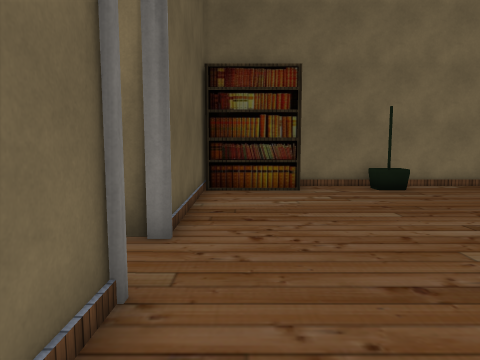
View 1 (above)

16 first-person views from a walk through a scene from a Unity 3-D project. The camera is 1.5 m above the floor, tilts 6° down and sees 70° across. The floor is counted in squares, 1 m on a side. Each view is taken from the middle of a square. On the plan, view 1 faces up. The plan holds only what a view shows up to about 16 squares ahead; the rest is blank. The player is left out. Some surface patterns are stand-ins.

View 2
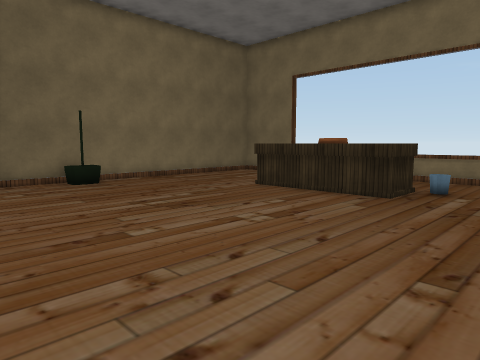

View 3
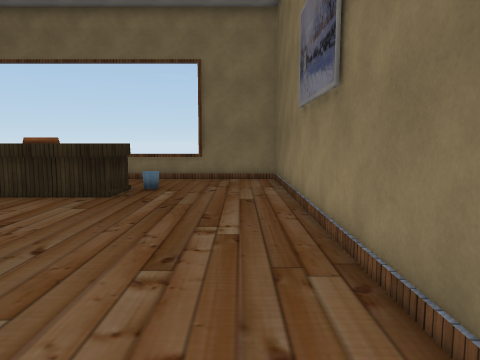

View 4
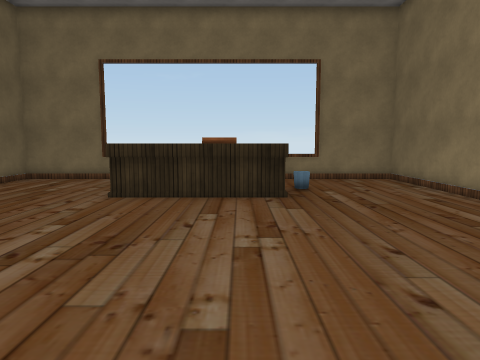

View 5
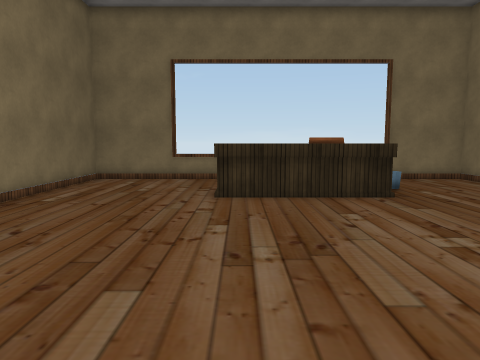

View 6
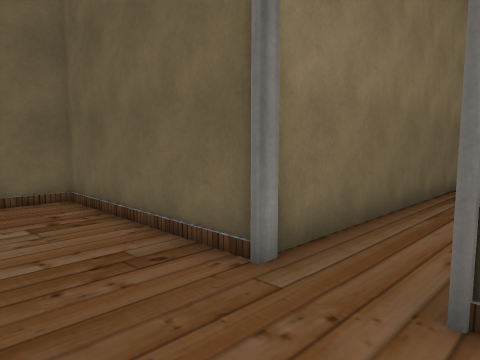

View 7
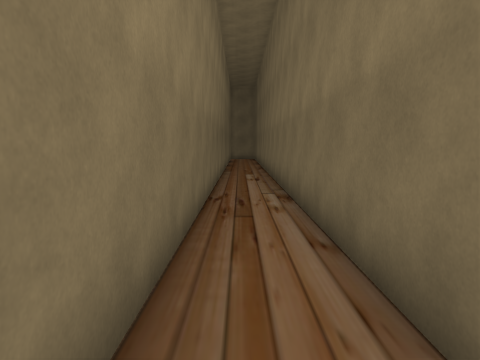

View 8
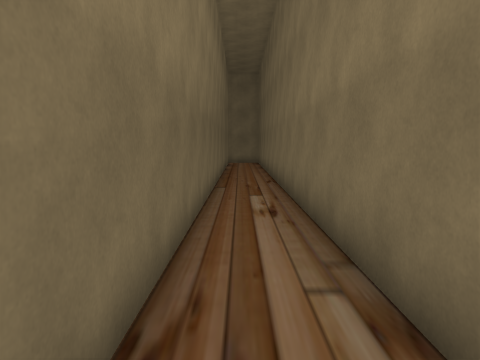

View 9
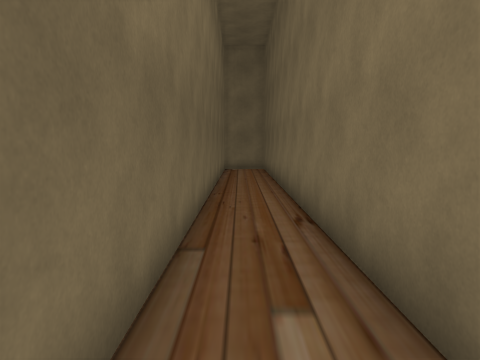

View 10
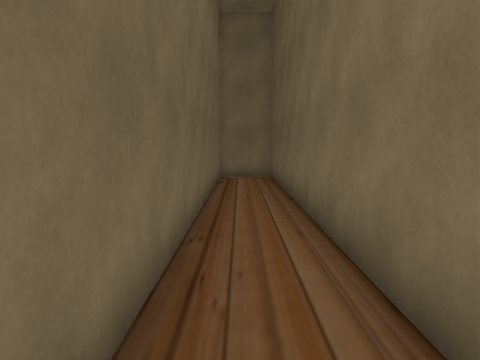

View 11
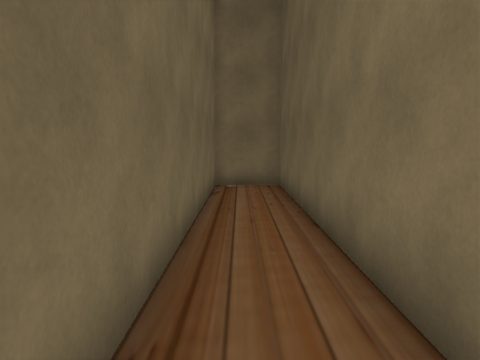

View 12
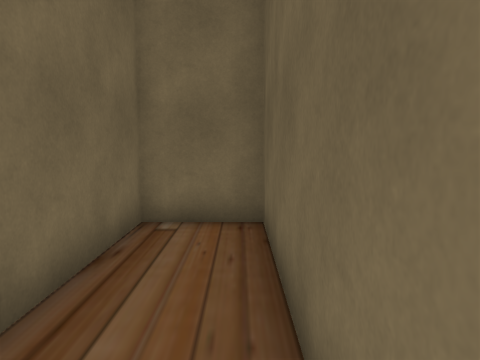

View 13
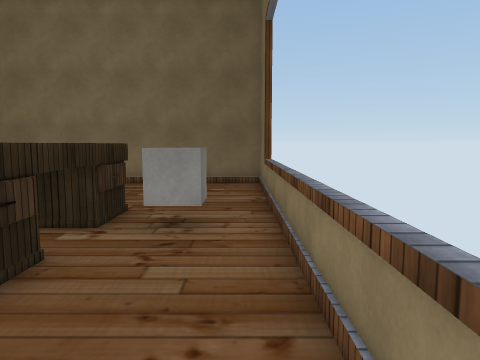

View 14
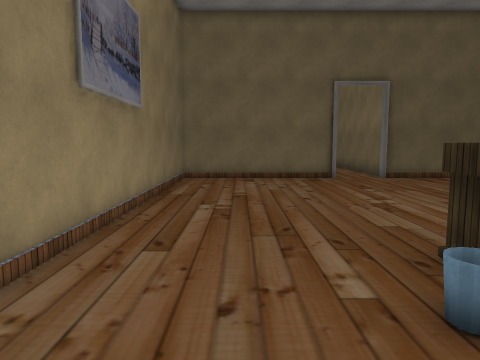

View 15
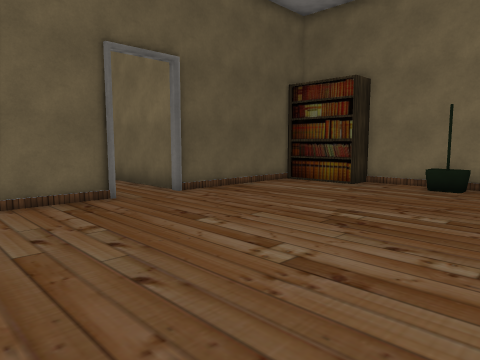

View 16
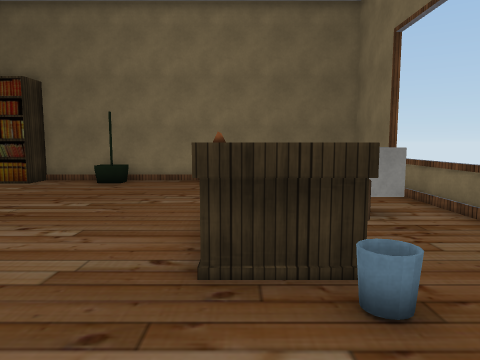

### Floor plan
Key: @ floor where view 1 was taken; # wall or solid block; . floor; = window, fence, low wall or low ledge; ^ raised ledge; O other object.
Columns run from 36 left of view 1 to 15 right of it. Each row starts with its distance up from view 1.
 12                                    #  ###^##########
 11                                    #OOO..^.........#
 10                                    #...............#
  9                                    #...............#
  8                                    #...............=
  7                                    #..........^^...=
  6 ####################################..........^^OO.=
  5 #.............................................^^OO.=
  4 #.............................................^^...=
  3 ####################################..........^^...=
  2                                    #..........^^...=
  1                                    #...........=...=
  0                                    #@..............#
 -1                                    #...............#
 -2                                    #...............#
 -3                                    #...............#
 -4                                    #################

Positions as (right, up) in squares from view 1, and headings:
1: (0, 0), facing up
2: (0, -2), facing up-right
3: (0, -2), facing right
4: (0, 3), facing right
5: (0, 6), facing right
6: (2, 6), facing down-left
7: (-1, 4), facing left
8: (-8, 4), facing left
9: (-15, 4), facing left
10: (-20, 4), facing left
11: (-23, 4), facing left
12: (-29, 5), facing left
13: (14, -1), facing up
14: (14, -1), facing left
15: (8, -1), facing up-left
16: (10, -2), facing up
